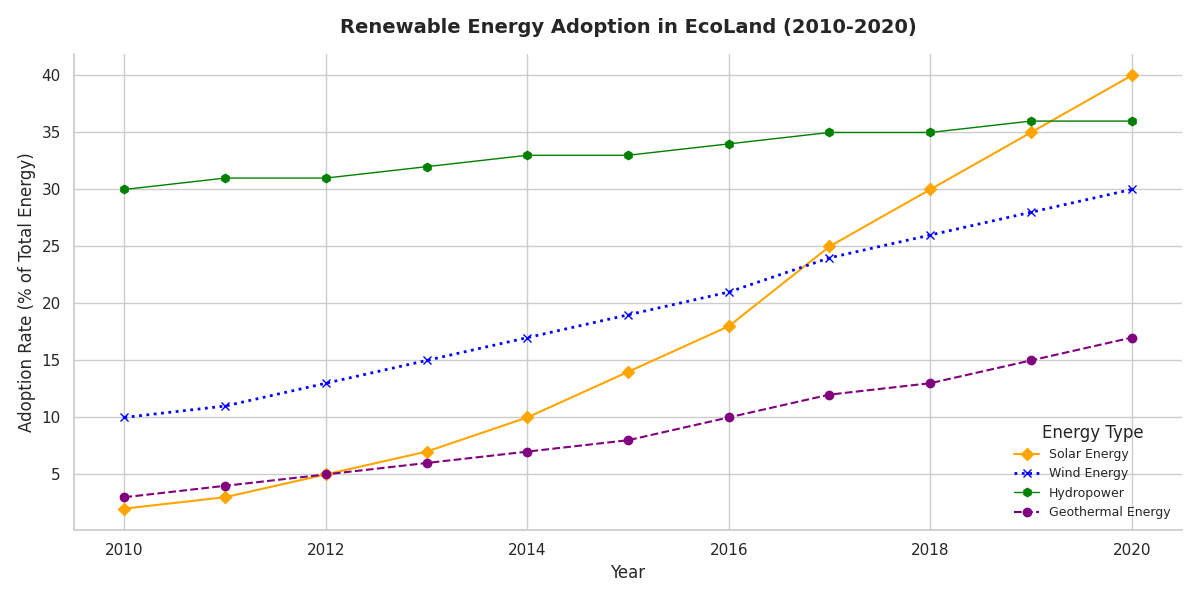

Reproduce this figure in Python.
import matplotlib.pyplot as plt
import numpy as np

years = np.arange(2010, 2021)
solar_adoption = [2, 3, 5, 7, 10, 14, 18, 25, 30, 35, 40]
wind_adoption = [10, 11, 13, 15, 17, 19, 21, 24, 26, 28, 30]
hydro_adoption = [30, 31, 31, 32, 33, 33, 34, 35, 35, 36, 36]
geothermal_adoption = [3, 4, 5, 6, 7, 8, 10, 12, 13, 15, 17]  # New series for Geothermal Energy

plt.figure(figsize=(12, 6))

plt.plot(years, solar_adoption, label='Solar Energy', color='orange', linestyle='-', marker='D', linewidth=1.5)
plt.plot(years, wind_adoption, label='Wind Energy', color='blue', linestyle=':', marker='x', linewidth=2)
plt.plot(years, hydro_adoption, label='Hydropower', color='green', linestyle='-', marker='h', linewidth=1)
plt.plot(years, geothermal_adoption, label='Geothermal Energy', color='purple', linestyle='--', marker='o', linewidth=1.5)  # New plot line

plt.title('Renewable Energy Adoption in EcoLand (2010-2020)', fontsize=14, fontweight='bold', pad=15)
plt.xlabel('Year', fontsize=12)
plt.ylabel('Adoption Rate (% of Total Energy)', fontsize=12)

plt.legend(title="Energy Type", loc='lower right', fontsize=9, frameon=False, shadow=True)

plt.subplot().spines['top'].set_visible(False)
plt.subplot().spines['right'].set_visible(False)

plt.tight_layout()
plt.show()
